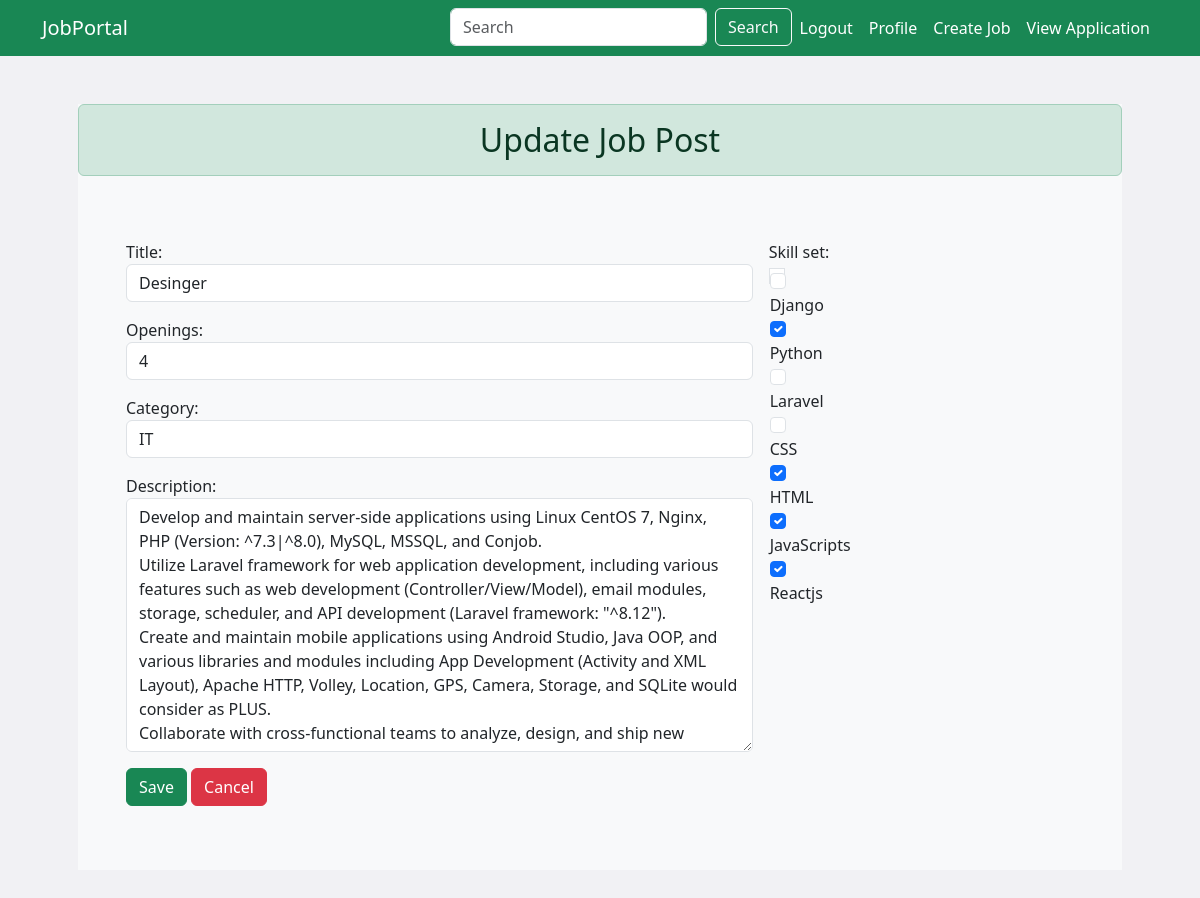
The app's page /update/5 (signed in), older data.
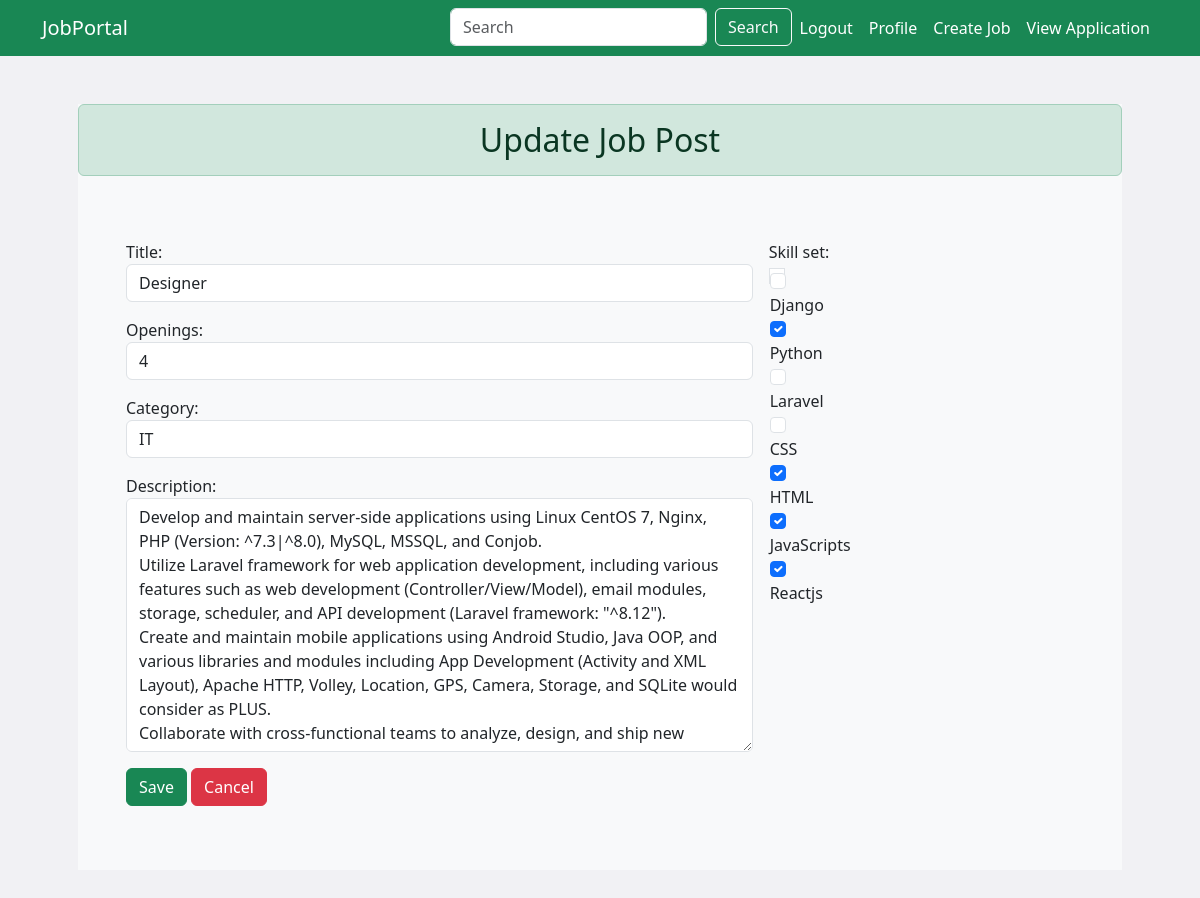
The same page, newer data.
### app/models.py (models this page shows, shortened)
class JobPost(models.Model):
    recruiter = models.ForeignKey(CustomUser, on_delete=models.CASCADE)
    title = models.CharField(max_length=255)
    openings = models.PositiveIntegerField()
    category = models.ForeignKey(Category, on_delete=models.CASCADE)
    description = models.TextField()
    skill_set = models.ManyToManyField(Skills)
    posted_at = models.DateTimeField(auto_now_add=True)
    updated_at = models.DateTimeField(auto_now=True)

### app/views.py (the view)
# urls.py: path('update/<int:id>', views.job_update, name="job_update"),
@login_required(login_url='login')
def job_update(request,id):
    jobpost = get_object_or_404(JobPost, id=id)
    if request.user != jobpost.recruiter:
        return HttpResponseForbidden("You don't have permission to update this job post.")
    if request.method == 'POST':
        form = PostForm(request.POST, instance=jobpost)
        if form.is_valid():
            jobpost = form.save(commit=False)
            selected_skill_ids = request.POST.getlist('skill_set')
            selected_skills = Skills.objects.filter(id__in=selected_skill_ids)
            jobpost.skill_set.set(selected_skills)
            jobpost.save()
            return redirect("job_list")
    else:
        form = PostForm(instance=jobpost)
    return render(request, 'recruiter/update_jobpost.html', {'form': form, 'jobpost': jobpost})

### app/forms.py
class PostForm(forms.ModelForm):
    class Meta:
        model = JobPost
        fields = ['title', 'openings', 'category', 'description', 'skill_set']
        widgets = {
            'title': forms.TextInput(attrs={'class': 'form-control'}),
            'openings': forms.NumberInput(attrs={'class': 'form-control'}),
            'category': forms.Select(attrs={'class': 'form-control'}),
            'description': forms.Textarea(attrs={'class': 'form-control'}),
            'skill_set': forms.CheckboxSelectMultiple(attrs={'class': 'form-check-input'}),
        }

### app/models.py (called while the page is built)
    def __str__(self):
        return self.title

    def __str__(self):
        return self.title

### app/templates/recruiter/update_jobpost.html (shortened to what this page needs)
{% extends "../base.html" %}
{% block content %}
<div class="container  p-5">
    <div class=" mx-autoshadow bg-light">
        <h2 class="alert alert-success text-center">Update Job Post</h2>
        <div class="p-5">
            <form action="" method="POST"  class="row g-3">
            <div class="col-md-8">
                <div class="mb-3">
                    {{ form.title.label_tag }}
                    {{ form.title }}
                </div>
                <div class="mb-3">
                    {{ form.openings.label_tag }}
                    {{ form.openings }}
                </div>
                <div class="mb-3">
                    {{ form.category.label_tag }}
                    {{ form.category }}
                </div>
                <div class="mb-3">
                    {{ form.description.label_tag }}
                    {{ form.description }}
                </div>
                <div class="mb-3">
                    <button class="btn btn-success">Save</button>
                    <button class="btn btn-danger">Cancel</button>
                </div>
            </div>
            <div class="col-md-4">
                <div class="mb-3">
                    {{ form.skill_set.label_tag }}
                    {{ form.skill_set }}
                </div>
            </div>
            </form>
        </div>
    </div>
</div>
{% endblock content %}

Row changes from the older to the newer data that the page shows:
changed JobPost "IT": title "Desinger" → "Designer"
